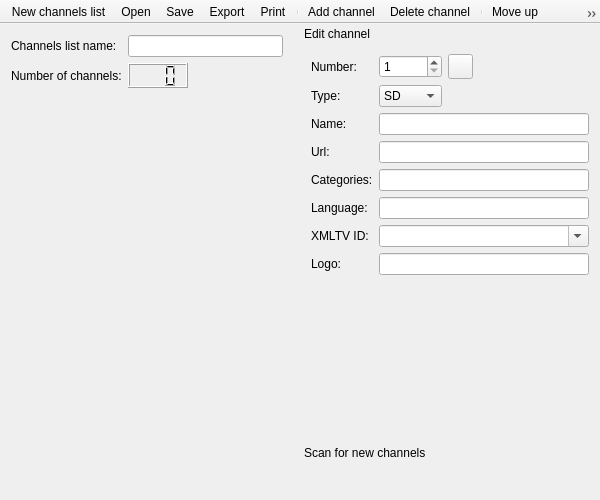
<?xml version="1.0" encoding="UTF-8"?>
<ui version="4.0">
 <class>ChannelsEditor</class>
 <widget class="QMainWindow" name="ChannelsEditor">
  <property name="geometry">
   <rect>
    <x>0</x>
    <y>0</y>
    <width>600</width>
    <height>500</height>
   </rect>
  </property>
  <property name="windowTitle">
   <string>Tano Editor</string>
  </property>
  <property name="windowIcon">
   <iconset theme="accessories-text-editor">
    <normaloff>.</normaloff>.</iconset>
  </property>
  <property name="toolButtonStyle">
   <enum>Qt::ToolButtonIconOnly</enum>
  </property>
  <widget class="QWidget" name="centralwidget">
   <layout class="QGridLayout" name="gridLayout_3">
    <item row="0" column="0">
     <widget class="QLabel" name="labelName">
      <property name="text">
       <string>Channels list name:</string>
      </property>
     </widget>
    </item>
    <item row="0" column="1" colspan="2">
     <widget class="QLineEdit" name="editName"/>
    </item>
    <item row="1" column="0">
     <widget class="QLabel" name="labelCount">
      <property name="text">
       <string>Number of channels:</string>
      </property>
     </widget>
    </item>
    <item row="1" column="1">
     <widget class="QLCDNumber" name="number">
      <property name="minimumSize">
       <size>
        <width>60</width>
        <height>25</height>
       </size>
      </property>
      <property name="maximumSize">
       <size>
        <width>60</width>
        <height>25</height>
       </size>
      </property>
      <property name="digitCount">
       <number>3</number>
      </property>
     </widget>
    </item>
    <item row="2" column="0" colspan="3">
     <widget class="ChannelsDisplayWidget" name="channels" native="true"/>
    </item>
   </layout>
  </widget>
  <widget class="QToolBar" name="toolBar">
   <property name="minimumSize">
    <size>
     <width>0</width>
     <height>0</height>
    </size>
   </property>
   <property name="maximumSize">
    <size>
     <width>16777215</width>
     <height>24</height>
    </size>
   </property>
   <property name="windowTitle">
    <string>Toolbar</string>
   </property>
   <property name="movable">
    <bool>false</bool>
   </property>
   <property name="iconSize">
    <size>
     <width>16</width>
     <height>16</height>
    </size>
   </property>
   <property name="toolButtonStyle">
    <enum>Qt::ToolButtonIconOnly</enum>
   </property>
   <property name="floatable">
    <bool>false</bool>
   </property>
   <attribute name="toolBarArea">
    <enum>TopToolBarArea</enum>
   </attribute>
   <attribute name="toolBarBreak">
    <bool>false</bool>
   </attribute>
   <addaction name="actionNew"/>
   <addaction name="actionOpen"/>
   <addaction name="actionSave"/>
   <addaction name="actionExport"/>
   <addaction name="actionPrint"/>
   <addaction name="separator"/>
   <addaction name="actionAdd"/>
   <addaction name="actionDelete"/>
   <addaction name="separator"/>
   <addaction name="actionUp"/>
   <addaction name="actionDown"/>
   <addaction name="separator"/>
   <addaction name="actionAutoXmltv"/>
   <addaction name="actionHelp"/>
   <addaction name="actionClose"/>
  </widget>
  <widget class="QDockWidget" name="editWidget">
   <property name="sizePolicy">
    <sizepolicy hsizetype="Maximum" vsizetype="Preferred">
     <horstretch>0</horstretch>
     <verstretch>0</verstretch>
    </sizepolicy>
   </property>
   <property name="minimumSize">
    <size>
     <width>300</width>
     <height>301</height>
    </size>
   </property>
   <property name="maximumSize">
    <size>
     <width>300</width>
     <height>524287</height>
    </size>
   </property>
   <property name="windowIcon">
    <iconset theme="accessories-text-editor">
     <normaloff>.</normaloff>.</iconset>
   </property>
   <property name="features">
    <set>QDockWidget::NoDockWidgetFeatures</set>
   </property>
   <property name="allowedAreas">
    <set>Qt::LeftDockWidgetArea|Qt::RightDockWidgetArea</set>
   </property>
   <property name="windowTitle">
    <string>Edit channel</string>
   </property>
   <attribute name="dockWidgetArea">
    <number>2</number>
   </attribute>
   <widget class="QWidget" name="editWidgetContents">
    <layout class="QGridLayout" name="gridLayout">
     <item row="0" column="2">
      <widget class="QPushButton" name="buttonApplyNum">
       <property name="minimumSize">
        <size>
         <width>25</width>
         <height>25</height>
        </size>
       </property>
       <property name="maximumSize">
        <size>
         <width>25</width>
         <height>25</height>
        </size>
       </property>
       <property name="icon">
        <iconset theme="dialog-apply">
         <normaloff>.</normaloff>.</iconset>
       </property>
       <property name="iconSize">
        <size>
         <width>22</width>
         <height>22</height>
        </size>
       </property>
      </widget>
     </item>
     <item row="1" column="1">
      <widget class="QComboBox" name="editType">
       <property name="maxVisibleItems">
        <number>3</number>
       </property>
       <property name="maxCount">
        <number>3</number>
       </property>
       <item>
        <property name="text">
         <string>SD</string>
        </property>
       </item>
       <item>
        <property name="text">
         <string>HD</string>
        </property>
       </item>
       <item>
        <property name="text">
         <string>Radio</string>
        </property>
       </item>
      </widget>
     </item>
     <item row="0" column="0">
      <widget class="QLabel" name="labelNumber">
       <property name="text">
        <string>Number:</string>
       </property>
      </widget>
     </item>
     <item row="8" column="1" colspan="4">
      <widget class="QLineEdit" name="editLogo"/>
     </item>
     <item row="6" column="1" colspan="4">
      <widget class="QLineEdit" name="editLanguage"/>
     </item>
     <item row="0" column="1">
      <widget class="QSpinBox" name="editNumber">
       <property name="minimum">
        <number>1</number>
       </property>
       <property name="maximum">
        <number>999</number>
       </property>
      </widget>
     </item>
     <item row="4" column="0">
      <widget class="QLabel" name="labelCategories">
       <property name="text">
        <string>Categories:</string>
       </property>
      </widget>
     </item>
     <item row="3" column="1" colspan="4">
      <widget class="QLineEdit" name="editUrl"/>
     </item>
     <item row="2" column="0">
      <widget class="QLabel" name="labelChannelName">
       <property name="text">
        <string>Name:</string>
       </property>
      </widget>
     </item>
     <item row="1" column="0">
      <widget class="QLabel" name="labelType">
       <property name="text">
        <string>Type:</string>
       </property>
      </widget>
     </item>
     <item row="2" column="1" colspan="4">
      <widget class="QLineEdit" name="editChannelName"/>
     </item>
     <item row="7" column="0">
      <widget class="QLabel" name="labelXmltvId">
       <property name="text">
        <string>XMLTV ID:</string>
       </property>
      </widget>
     </item>
     <item row="3" column="0">
      <widget class="QLabel" name="labelUrl">
       <property name="text">
        <string>Url:</string>
       </property>
      </widget>
     </item>
     <item row="6" column="0">
      <widget class="QLabel" name="labelLanguage">
       <property name="text">
        <string>Language:</string>
       </property>
      </widget>
     </item>
     <item row="0" column="3">
      <spacer name="horizontalSpacer_2">
       <property name="orientation">
        <enum>Qt::Horizontal</enum>
       </property>
       <property name="sizeHint" stdset="0">
        <size>
         <width>40</width>
         <height>20</height>
        </size>
       </property>
      </spacer>
     </item>
     <item row="8" column="0">
      <widget class="QLabel" name="labelLogo">
       <property name="text">
        <string>Logo:</string>
       </property>
      </widget>
     </item>
     <item row="10" column="0" colspan="5">
      <spacer name="verticalSpacer">
       <property name="orientation">
        <enum>Qt::Vertical</enum>
       </property>
       <property name="sizeHint" stdset="0">
        <size>
         <width>20</width>
         <height>40</height>
        </size>
       </property>
      </spacer>
     </item>
     <item row="4" column="1" colspan="4">
      <widget class="QLineEdit" name="editCategories"/>
     </item>
     <item row="7" column="1" colspan="4">
      <widget class="QComboBox" name="editXmltvId">
       <property name="editable">
        <bool>true</bool>
       </property>
       <item>
        <property name="text">
         <string notr="true"/>
        </property>
       </item>
       <item>
        <property name="text">
         <string>Other</string>
        </property>
       </item>
      </widget>
     </item>
    </layout>
   </widget>
  </widget>
  <widget class="QDockWidget" name="updateWidget">
   <property name="windowIcon">
    <iconset theme="view-refresh">
     <normaloff>.</normaloff>.</iconset>
   </property>
   <property name="features">
    <set>QDockWidget::NoDockWidgetFeatures</set>
   </property>
   <property name="allowedAreas">
    <set>Qt::LeftDockWidgetArea|Qt::RightDockWidgetArea</set>
   </property>
   <property name="windowTitle">
    <string>Scan for new channels</string>
   </property>
   <attribute name="dockWidgetArea">
    <number>2</number>
   </attribute>
   <widget class="QWidget" name="updateWidgetContents">
    <layout class="QGridLayout" name="updateContents">
     <item row="0" column="0">
      <widget class="ChannelsScan" name="scan" native="true"/>
     </item>
    </layout>
   </widget>
  </widget>
  <action name="actionAdd">
   <property name="icon">
    <iconset theme="list-add">
     <normaloff>.</normaloff>.</iconset>
   </property>
   <property name="text">
    <string>Add channel</string>
   </property>
   <property name="toolTip">
    <string>Add channel</string>
   </property>
  </action>
  <action name="actionDelete">
   <property name="icon">
    <iconset theme="list-remove">
     <normaloff>.</normaloff>.</iconset>
   </property>
   <property name="text">
    <string>Delete channel</string>
   </property>
   <property name="toolTip">
    <string>Delete channel</string>
   </property>
  </action>
  <action name="actionSave">
   <property name="icon">
    <iconset theme="document-save">
     <normaloff>.</normaloff>.</iconset>
   </property>
   <property name="text">
    <string>Save</string>
   </property>
   <property name="toolTip">
    <string>Save</string>
   </property>
  </action>
  <action name="actionClose">
   <property name="icon">
    <iconset theme="window-close">
     <normaloff>.</normaloff>.</iconset>
   </property>
   <property name="text">
    <string>Close</string>
   </property>
  </action>
  <action name="actionUp">
   <property name="icon">
    <iconset theme="go-up">
     <normaloff>.</normaloff>.</iconset>
   </property>
   <property name="text">
    <string>Move up</string>
   </property>
   <property name="toolTip">
    <string>Move up</string>
   </property>
  </action>
  <action name="actionDown">
   <property name="icon">
    <iconset theme="go-down">
     <normaloff>.</normaloff>.</iconset>
   </property>
   <property name="text">
    <string>Move down</string>
   </property>
   <property name="toolTip">
    <string>Move down</string>
   </property>
  </action>
  <action name="actionPrint">
   <property name="icon">
    <iconset theme="document-print">
     <normaloff>.</normaloff>.</iconset>
   </property>
   <property name="text">
    <string>Print</string>
   </property>
  </action>
  <action name="actionExport">
   <property name="icon">
    <iconset theme="document-export">
     <normaloff>.</normaloff>.</iconset>
   </property>
   <property name="text">
    <string>Export</string>
   </property>
  </action>
  <action name="actionOpen">
   <property name="icon">
    <iconset theme="document-open">
     <normaloff>.</normaloff>.</iconset>
   </property>
   <property name="text">
    <string>Open</string>
   </property>
  </action>
  <action name="actionNew">
   <property name="icon">
    <iconset theme="document-new">
     <normaloff>.</normaloff>.</iconset>
   </property>
   <property name="text">
    <string>New channels list</string>
   </property>
  </action>
  <action name="actionExportXmltvId">
   <property name="icon">
    <iconset theme="document-export">
     <normaloff>.</normaloff>.</iconset>
   </property>
   <property name="text">
    <string>XMLTV IDs</string>
   </property>
   <property name="toolTip">
    <string>XMLTV IDs</string>
   </property>
  </action>
  <action name="actionHelp">
   <property name="icon">
    <iconset theme="help-browser">
     <normaloff>.</normaloff>.</iconset>
   </property>
   <property name="text">
    <string>Help</string>
   </property>
  </action>
  <action name="actionAutoXmltv">
   <property name="icon">
    <iconset theme="x-office-calendar">
     <normaloff>.</normaloff>.</iconset>
   </property>
   <property name="text">
    <string>Auto XMLTV map</string>
   </property>
  </action>
 </widget>
 <layoutdefault spacing="6" margin="11"/>
 <customwidgets>
  <customwidget>
   <class>ChannelsDisplayWidget</class>
   <extends>QWidget</extends>
   <header>channels/widgets/ChannelsDisplayWidget.h</header>
   <container>1</container>
  </customwidget>
  <customwidget>
   <class>ChannelsScan</class>
   <extends>QWidget</extends>
   <header>channels/editor/ChannelsScan.h</header>
   <container>1</container>
  </customwidget>
 </customwidgets>
 <tabstops>
  <tabstop>editName</tabstop>
  <tabstop>editNumber</tabstop>
  <tabstop>buttonApplyNum</tabstop>
  <tabstop>editType</tabstop>
  <tabstop>editChannelName</tabstop>
  <tabstop>editUrl</tabstop>
  <tabstop>editCategories</tabstop>
  <tabstop>editLanguage</tabstop>
  <tabstop>editXmltvId</tabstop>
  <tabstop>editLogo</tabstop>
 </tabstops>
 <resources/>
 <connections/>
</ui>
